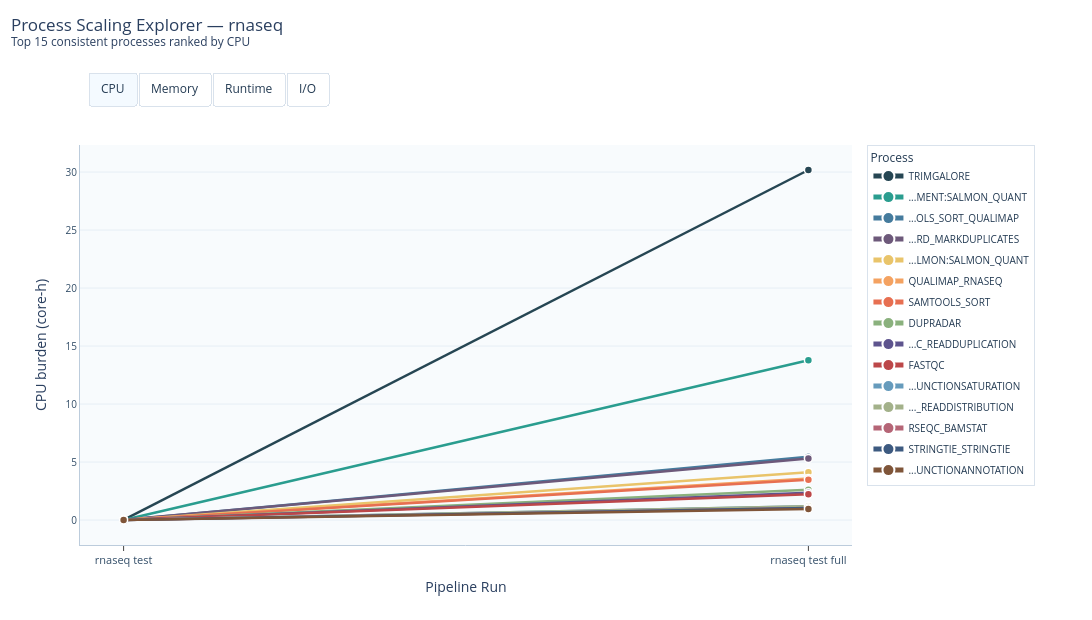

Notebook code cell kept with this figure:
### Markdown cell above
### 4.3 Scaling Explorer

This cross-run view focuses on consistent processes only, so the same logical
steps can be compared fairly across runs. It is most useful for spotting which
shared processes grow disproportionately as runtime and total work increase.

### Code cell
TOP_PROCESSES_PER_RESOURCE = 15


def show_scaling_explorer(group_name):
    fig = create_process_scaling_explorer(
        process_df,
        run_summary_df,
        group_name,
        top_n=TOP_PROCESSES_PER_RESOURCE,
    )
    if fig is None:
        print(f"No consistent processes found for {group_name}")
        return
    return fig


if len(comparison_groups) > 1:
    scaling_group_widget = Dropdown(
        options=comparison_groups.keys(),
        description="Group:",
    )
    scaling_output = widgets.Output()

    def render_scaling_explorer(group_name):
        fig = show_scaling_explorer(group_name)
        scaling_output.clear_output(wait=True)
        with scaling_output:
            if fig is not None:
                fig.show(renderer="plotly_mimetype")

    _ = widgets.interactive_output(
        render_scaling_explorer,
        {"group_name": scaling_group_widget},
    )
    display(widgets.VBox([scaling_group_widget, scaling_output]))
else:
    fig = show_scaling_explorer(list(comparison_groups.keys())[0])
    if fig is not None:
        fig.show(renderer="plotly_mimetype")
